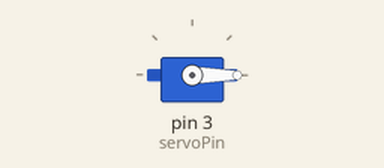
Bench run of a sketch on a simulated Arduino Uno, built with avr-gcc and run on an emulated ATmega328P. On the bench: servo.

Above: at 0.05 s.
Timing chart, 0 to 3.0 s (numbered marks = the images above):
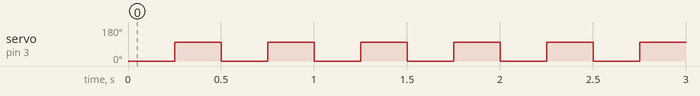

The sketch:

SSG_fake_counter.ino
```cpp
// Include the Servo library
#include <Servo.h>
// Declare the Servo pin
int servoPin = 3;
// Create a servo object
Servo Servo1;
void setup() {
   // We need to attach the servo to the used pin number
   Servo1.attach(servoPin);
}
void loop(){
   // Make servo go to 0 degrees
   Servo1.write(0);
   delay(250);
   // Make servo go to 90 degrees
   Servo1.write(100);
   delay(250);
   // Make servo go to 180 degrees
//   Servo1.write(180);
//   delay(1000);
}
```

Measured:
- by itself, servo on pin 3 (servoPin): alternates 100° for 0.25 s and 0° for 0.25 s
